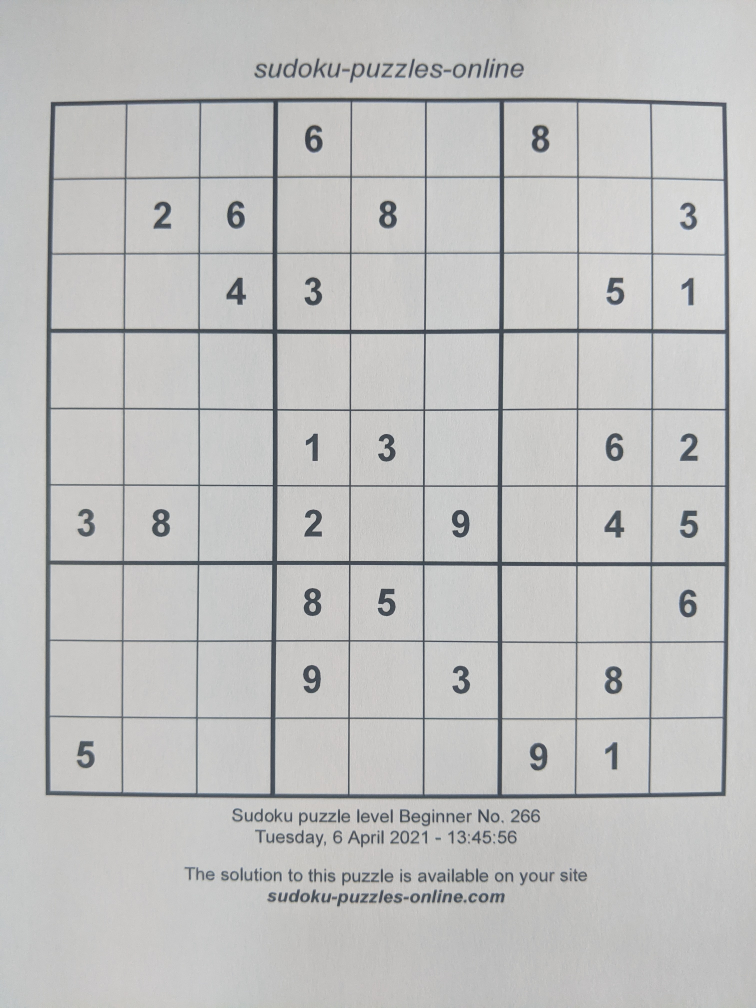
#> input picture antrenare/clasic/02.jpg, 3024 x 4032 px, given in place of 01.jpg, which was not available (shown at 1/4 size)
$ python main.py
#> lines starting #> are read from the running program, lines starting #| are printed output that depends on the picture; after the words box and inside, x2 and y2 are one past the last pixel; in counts of white or black regions, pixels touching at a corner belong together; pictures that were not available may be replaced by others from this repository, and a replacement may not be noted
#> in task1, img is the input picture: shape (4032, 3024, 3); mean B, G, R 191.9, 192.5, 192.3
import cv2 as cv
import numpy as np
from collections import deque


# [4 lines left out: function show_image, not called in this run]


def preprocess_image(image):
    image = cv.cvtColor(image, cv.COLOR_BGR2GRAY)
    image_m_blur = cv.medianBlur(image, 3)
    image_g_blur = cv.GaussianBlur(image_m_blur, (0, 0), 5)
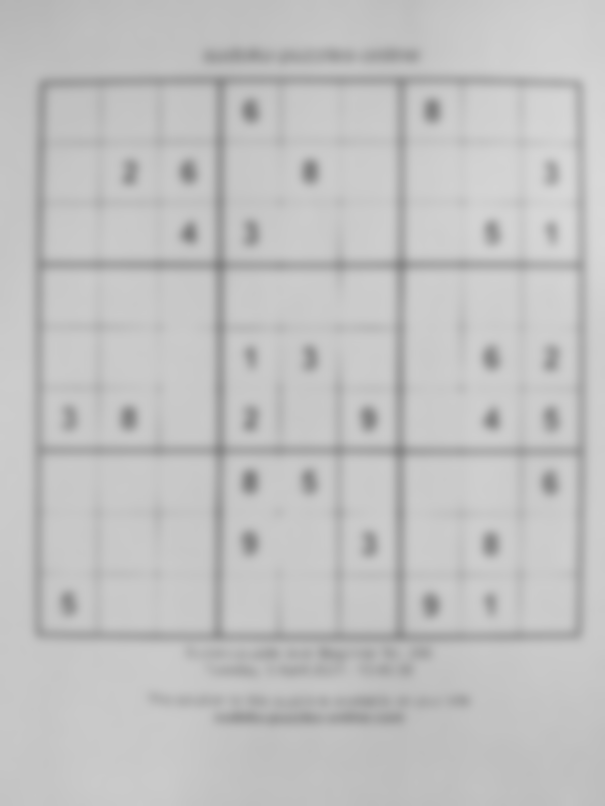
#> image_g_blur: shape (806, 605); min 127, max 216, mean 193.3
    image_sharpened = cv.addWeighted(image_m_blur, 1.2, image_g_blur, -0.8, 0)
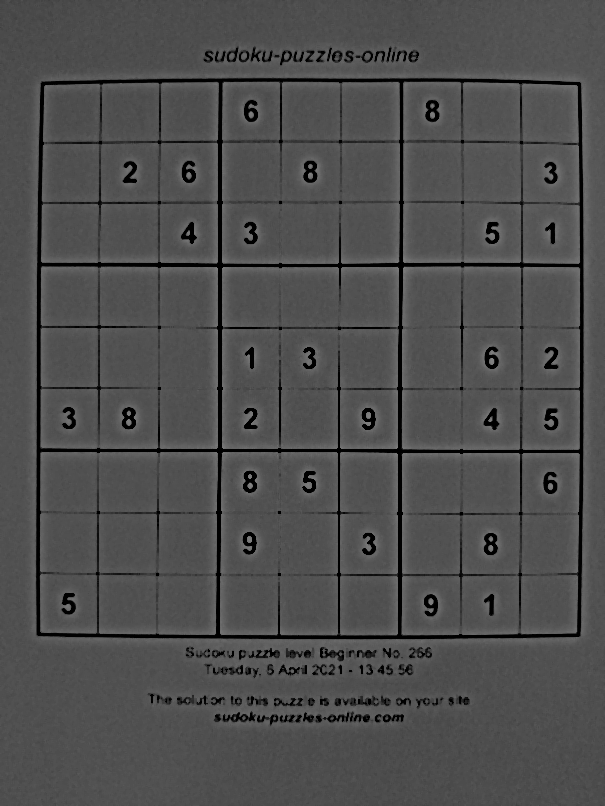
#> image_sharpened: shape (806, 605); min 0, max 135, mean 78.6
    _, thresh = cv.threshold(image_sharpened, 20, 255, cv.THRESH_BINARY)
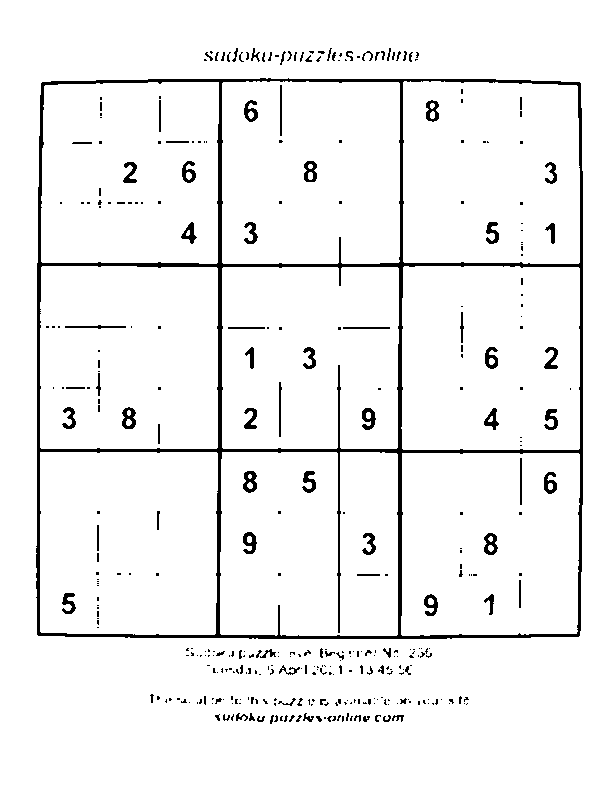
#> thresh: shape (806, 605); 95.1% white; 380 black regions (280 under 20 px), largest, box (x1, y1, x2, y2) and area: (36, 78, 583, 639) 14976, (243, 471, 257, 493) 197, (122, 407, 136, 429) 195

    kernel = np.ones((5, 5), np.uint8)
    thresh = cv.erode(thresh, kernel)
#> thresh: shape (806, 605); 86.7% white; 133 black regions, largest, box (x1, y1, x2, y2) and area: (34, 76, 585, 641) 34943, (202, 46, 421, 67) 2916, (268, 711, 372, 726) 1070

    # [4 lines of commented-out code are left out]

    edges = cv.Canny(thresh, 150, 400)
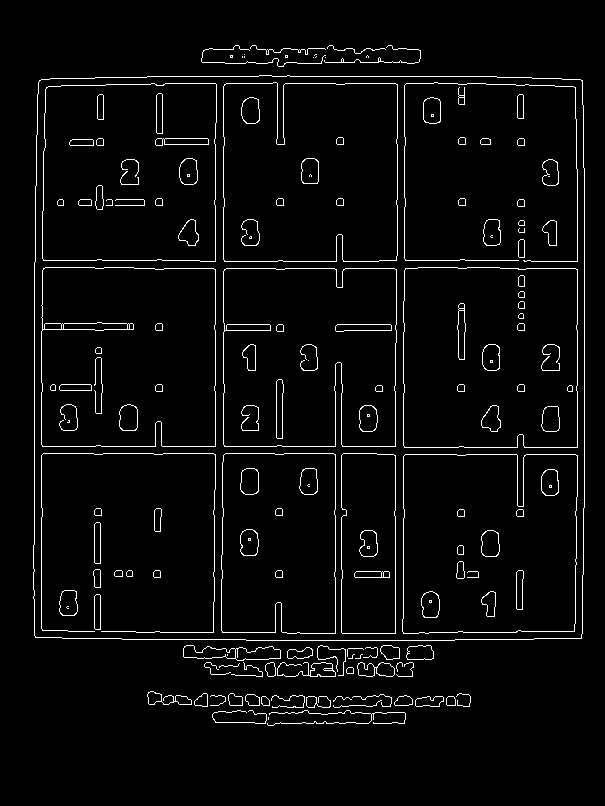
#> edges: shape (806, 605); 3.6% white in thin lines or dots, all inside (x1, y1, x2, y2) = (33, 45, 585, 726)
    contours, _ = cv.findContours(edges, cv.RETR_EXTERNAL, cv.CHAIN_APPROX_SIMPLE)
#> contours = 51 contours, 33 with area under 20; largest, box (x1, y1, x2, y2) and area: (33, 75, 585, 641) 308725, (183, 645, 281, 661) 944, (357, 662, 395, 677) 383, (406, 645, 434, 660) 338, (277, 662, 336, 677) 295
    max_area = 0

    for i in range(len(contours)):
        if (len(contours[i]) > 3):
            possible_top_left = None
            possible_bottom_right = None
            for point in contours[i].squeeze():
                if possible_top_left is None or point[0] + point[1] < possible_top_left[0] + possible_top_left[1]:
                    possible_top_left = point

                if possible_bottom_right is None or point[0] + point[1] > possible_bottom_right[0] + \
                        possible_bottom_right[1]:
                    possible_bottom_right = point

            diff = np.diff(contours[i].squeeze(), axis=1)
            possible_top_right = contours[i].squeeze()[np.argmin(diff)]
            possible_bottom_left = contours[i].squeeze()[np.argmax(diff)]
            if cv.contourArea(np.array([[possible_top_left], [possible_top_right], [possible_bottom_right],
                                        [possible_bottom_left]])) > max_area:
                max_area = cv.contourArea(np.array(
                    [[possible_top_left], [possible_top_right], [possible_bottom_right], [possible_bottom_left]]))
                top_left = possible_top_left
                bottom_right = possible_bottom_right
                top_right = possible_top_right
                bottom_left = possible_bottom_left
#> this loop made 51 passes
#> (max_area, top_left, bottom_right, top_right, bottom_left) on passes 2, 37: (1557.5, [269, 713], [404, 723], [404, 712], [268, 725]), (303560, [39, 80], [581, 638], [582, 80], [35, 637])
#> (diff, possible_top_right, possible_bottom_left) on passes 5, 9, 17, 19, 28, 29: ([248, 252, 258, 258, 250, 244, 244, 243, 243], [454, 697], [446, 704]), ([434, 436, 442, 442, 436, 431, 431], [269, 700], [261, 703]), ([490, 496, 497, 507, 510, 510, 504, 504, 499, 487, 487], [207, 694], [194, 704]), ([319, 323, 326, 326, 320, 315, 315], [353, 668], [346, 672]), ([293, 295, 297, 299, 303, 298, 295, 293, 292], [362, 654], [355, 658]), ([301, 303, 305, 307, 310, 306, 303, 301, 300], [354, 654], [348, 658])
#> after the loop, max_area = 303560

    width = 500
    height = 500

    image_copy = cv.cvtColor(image.copy(), cv.COLOR_GRAY2BGR)
    cv.circle(image_copy, tuple(top_left), 4, (0, 0, 255), -1)
#> image_copy: shape (806, 605, 3); mean B, G, R 192.3, 192.3, 192.4
    cv.circle(image_copy, tuple(top_right), 4, (0, 0, 255), -1)
#> image_copy: shape (806, 605, 3); mean B, G, R 192.3, 192.3, 192.4
    cv.circle(image_copy, tuple(bottom_left), 4, (0, 0, 255), -1)
#> image_copy: shape (806, 605, 3); mean B, G, R 192.3, 192.3, 192.4
    cv.circle(image_copy, tuple(bottom_right), 4, (0, 0, 255), -1)
#> image_copy: shape (806, 605, 3); mean B, G, R 192.3, 192.3, 192.4
    # show_image("detected corners", image_copy)

    return top_left, top_right, bottom_left, bottom_right


def task1():
    for cnt in range(1, 21):
        if cnt < 10:
            img = cv.imread(f"testare/clasic/0{cnt}.jpg")
            f = open(f'Hernest_Mihai_342/clasic/0{cnt}_predicted.txt', 'w')
        else:
            img = cv.imread(f"testare/clasic/{cnt}.jpg")
            f = open(f'Hernest_Mihai_342/clasic/{cnt}_predicted.txt', 'w')

        img = cv.resize(img, (0, 0), fx=0.2, fy=0.2)
        result = preprocess_image(img)
#> result = ([39, 80], [582, 80], [35, 637], [581, 638])

        points = np.float32([[result[0][0], result[0][1]], [result[1][0], result[1][1]], [result[2][0], result[2][1]],
                             [result[3][0], result[3][1]]])
#> points = [[39, 80], [582, 80], [35, 637], [581, 638]]
        pts2 = np.float32([[0, 0], [499, 0], [0, 499], [499, 499]])

        matrix = cv.getPerspectiveTransform(points, pts2)
#> matrix = [[0.921, 0.00662, -36.47], [0, 0.902, -72.13], [3.29e-06, 9.96e-06, 1]]
        res = cv.warpPerspective(img, matrix, (500, 500))
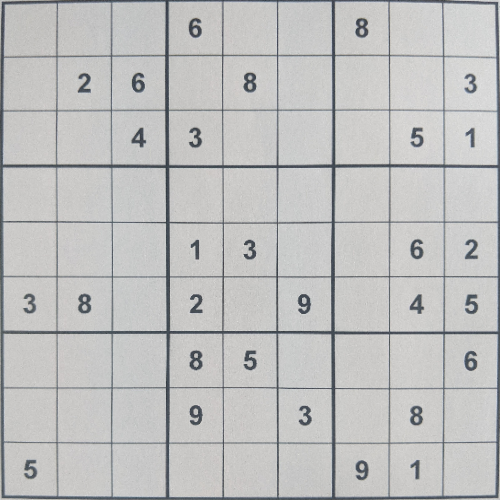
#> res: shape (500, 500, 3); mean B, G, R 191.2, 191.7, 191.4

        # show_image("res", res)

        patch_dim = 500 // 9
        occupied_threshold = 50

        for i in range(9):
            for j in range(9):
                patch = res[i * patch_dim + 15:(i + 1) * patch_dim - 10, j * patch_dim + 15:(j + 1) * patch_dim - 10]

                gray = cv.cvtColor(patch, cv.COLOR_BGR2GRAY)
                blur = cv.GaussianBlur(gray, (5, 5), 0)
                # show_image("i", blur)
                thresh = cv.adaptiveThreshold(blur, 255, 1, 1, 11, 2)
                # show_image("i", thresh)
                contours, hierarchy = cv.findContours(thresh, cv.RETR_LIST, cv.CHAIN_APPROX_SIMPLE)

                max1 = 0
                for k in contours:
                    if cv.contourArea(k) > max1:
                        max1 = cv.contourArea(k)
                if max1 <= occupied_threshold:
                    f.write("o")
                else:
                    f.write("x")

                # print(max1)
            if i != 8:
                f.write("\n")
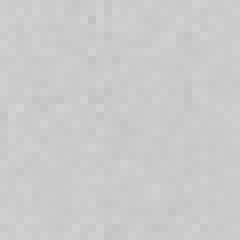
#> gray: shape (30, 30) (shown 8 times larger); min 193, max 212, mean 202.8
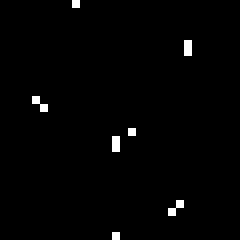
#> thresh: shape (30, 30) (shown 8 times larger); 1.2% white in thin lines or dots, all inside (x1, y1, x2, y2) = (4, 0, 24, 30)
#> pass 3 of the loop in task1, `for cnt in range(1, 21):`:
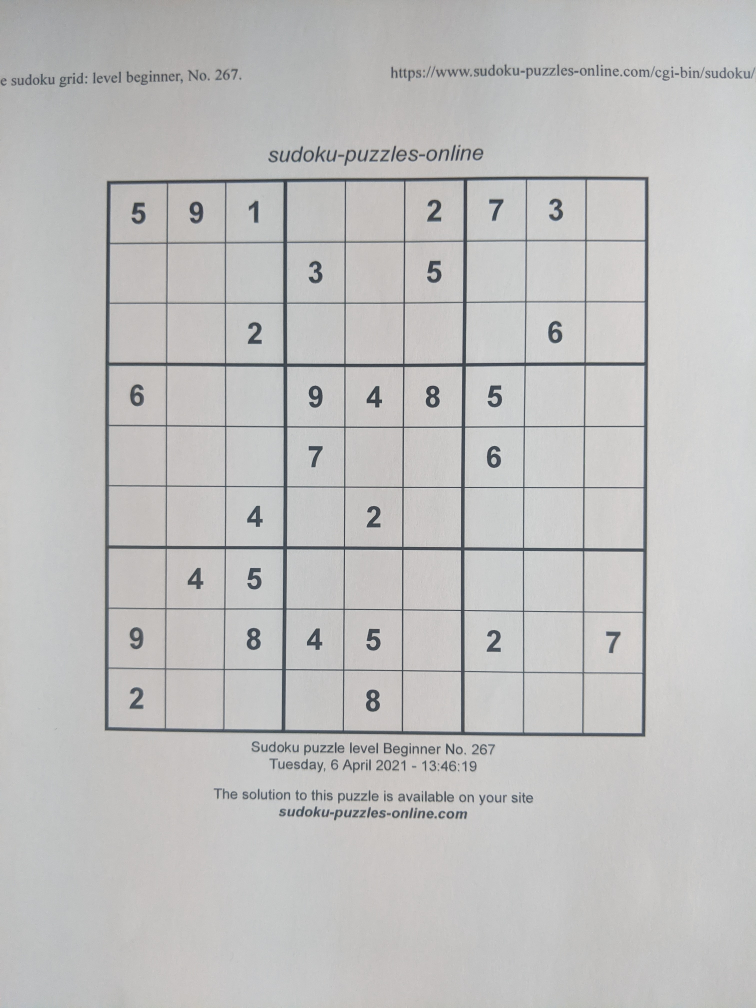
#> input picture antrenare/clasic/03.jpg, 3024 x 4032 px, found by its file name (shown at 1/4 size)
#> in task1, img is the input picture: shape (4032, 3024, 3); mean B, G, R 190.7, 191.2, 191.6
#> img: shape (806, 605, 3)
#> in preprocess_image (call 3), `edges = cv.Canny(thresh, 150, 400)`:
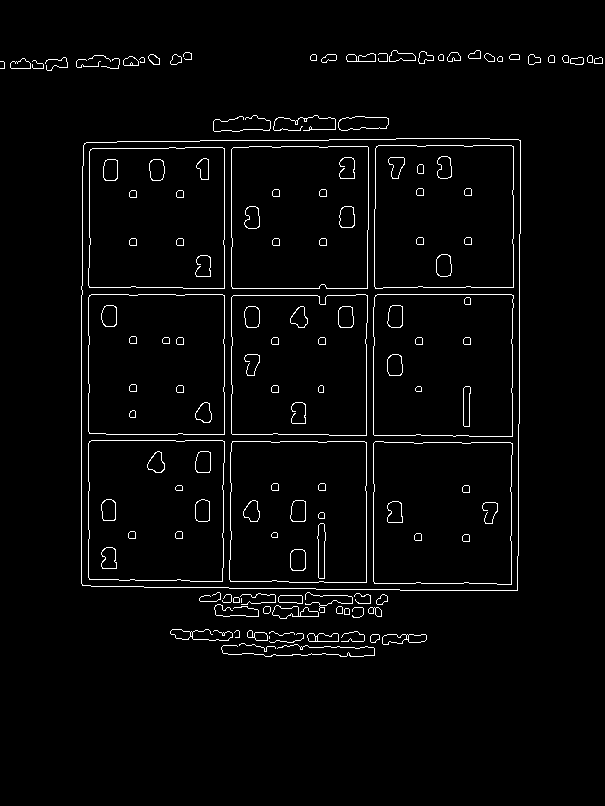
#> edges: shape (806, 605); 2.6% white in thin lines or dots, all inside (x1, y1, x2, y2) = (0, 50, 603, 657)
#> contours = 62 contours, 25 with area under 20; largest, box (x1, y1, x2, y2) and area: (81, 138, 521, 591) 196172, (338, 116, 389, 131) 554, (272, 605, 319, 619) 338, (382, 634, 427, 645) 317, (307, 633, 339, 642) 213
#> the loop in preprocess_image (call 3), `for i in range(len(contours)):` made 62 passes
#> (max_area, top_left, bottom_right, top_right, bottom_left) on passes 1, 29: (1059, [221, 647], [374, 655], [373, 647], [223, 653]), (194235.5, [84, 143], [517, 590], [520, 140], [82, 585])
#> after the loop in preprocess_image (call 3), `for i in range(len(contours)):`: max_area = 194235.5
#> result = ([84, 143], [520, 140], [82, 585], [517, 590])
#> points = [[84, 143], [520, 140], [82, 585], [517, 590]]
#> matrix = [[1.17, 0.00529, -98.92], [0.00777, 1.13, -162.2], [4.17e-05, -4.74e-06, 1]]
#> after the loop in task1, `for i in range(9):`:
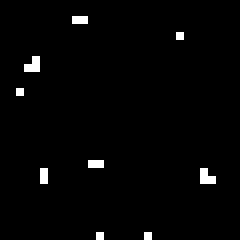
#> thresh: shape (30, 30) (shown 8 times larger); 1.8% white in thin lines or dots, all inside (x1, y1, x2, y2) = (2, 2, 27, 30)
#> the loop made 8 passes; the first 3 are shown
    print("Task 1 - Finished")


# [203 lines left out: function task2, not called in this run]


#> (the run stopped early here; a loop or call above may not have finished)
